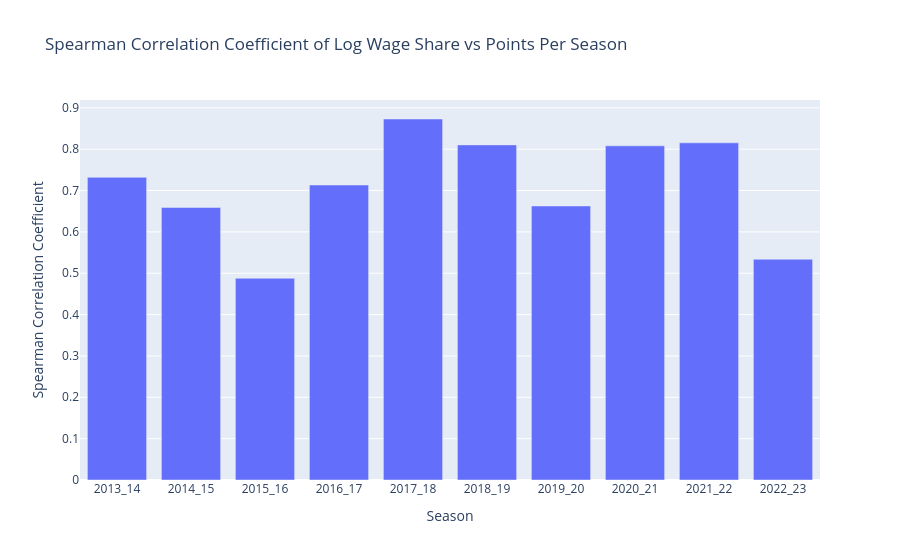

This figure's notebook cell:
### Code cell
# Bar Graph of Correlation Coefficients Per Season
fig8 = px.bar(seasonal_correlation, x='Season', y='Pts', title='Spearman Correlation Coefficient of Log Wage Share vs Points Per Season', labels={'Pts': 'Spearman Correlation Coefficient', 'Season': 'Season'})
fig8.show()

### Figure 1 — Plotly figure (JSON) as saved in the notebook; plotly's stock layout.template omitted (floating-point values rounded to 4 significant figures)
{"data": [{"hovertemplate": "Season=%{x}<br>Spearman Correlation Coefficient=%{y}<extra></extra>", "legendgroup": "", "marker": {"color": "#636efa", "pattern": {"shape": ""}}, "name": "", "orientation": "v", "showlegend": false, "textposition": "auto", "type": "bar", "x": ["2013_14", "2014_15", "2015_16", "2016_17", "2017_18", "2018_19", "2019_20", "2020_21", "2021_22", "2022_23"], "xaxis": "x", "y": [0.7319, 0.6591, 0.4878, 0.7134, 0.873, 0.8104, 0.6627, 0.8081, 0.8153, 0.5338], "yaxis": "y"}], "layout": {"barmode": "relative", "legend": {"tracegroupgap": 0}, "title": {"text": "Spearman Correlation Coefficient of Log Wage Share vs Points Per Season"}, "xaxis": {"anchor": "y", "domain": [0, 1], "title": {"text": "Season"}}, "yaxis": {"anchor": "x", "domain": [0, 1], "title": {"text": "Spearman Correlation Coefficient"}}}}
